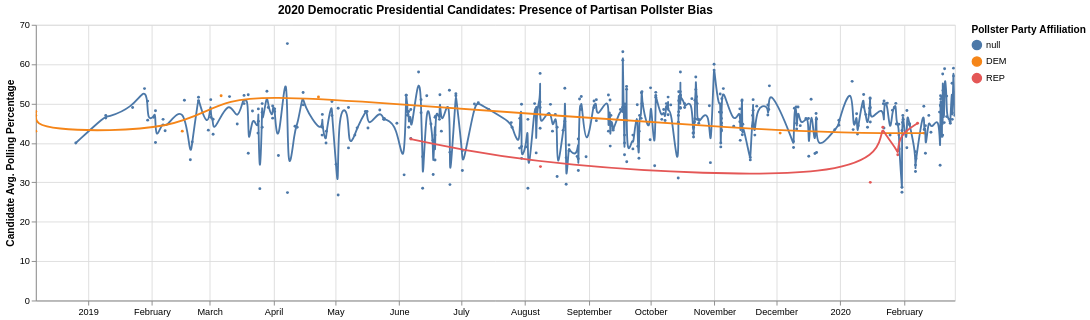

Write a Vega-Lite specification for this figure.
### Vega specification from a JSON file in a GitHub repository (floating-point values rounded to 4 significant figures; data arrays with more than 128 entries replaced by an {"elided": "..."} marker saying what was removed)
{"$schema": "https://vega.github.io/schema/vega/v5.json", "background": "white", "padding": 5, "width": 1000, "height": 300, "title": {"text": "2020 Democratic Presidential Candidates: Presence of Partisan Pollster Bias", "frame": "group"}, "style": "cell", "data": [{"name": "selector001_store"}, {"name": "selector002_store"}, {"name": "data-5e3003aaffc4c13de4382052ecba5c57", "values": {"elided": "1549 records"}}, {"name": "data_0", "source": "data-5e3003aaffc4c13de4382052ecba5c57", "transform": [{"type": "formula", "expr": "toDate(datum[\"created_at\"])", "as": "created_at"}]}, {"name": "data_1", "source": "data_0", "transform": [{"type": "filter", "expr": "(isDate(datum[\"created_at\"]) || (isValid(datum[\"created_at\"]) && isFinite(+datum[\"created_at\"])))"}]}, {"name": "data_2", "source": "data_0", "transform": [{"type": "formula", "expr": "hours(datum.created_at) != hours(datum.utc) ? true : false", "as": "compliant"}, {"type": "aggregate", "groupby": ["partisan", "created_at"], "ops": ["mean"], "fields": ["pct"], "as": ["mean_pct"]}]}, {"name": "data_3", "source": "data_2", "transform": [{"type": "filter", "expr": "(isDate(datum[\"created_at\"]) || (isValid(datum[\"created_at\"]) && isFinite(+datum[\"created_at\"])))"}]}, {"name": "data_4", "source": "data_0", "transform": [{"type": "filter", "expr": "(vlSelectionTest(\"selector002_store\", datum))"}, {"type": "filter", "expr": "(isDate(datum[\"created_at\"]) || (isValid(datum[\"created_at\"]) && isFinite(+datum[\"created_at\"])))"}]}], "signals": [{"name": "unit", "value": {}, "on": [{"events": "mousemove", "update": "isTuple(group()) ? group() : unit"}]}, {"name": "selector001", "update": "{\"created_at\": selector001_created_at}"}, {"name": "selector001_created_at"}, {"name": "selector002", "update": "vlSelectionResolve(\"selector002_store\", \"union\")"}, {"name": "selector001_created_at", "on": [{"events": {"signal": "selector001_translate_delta"}, "update": "panLinear(selector001_translate_anchor.extent_x, -selector001_translate_delta.x / width)"}, {"events": {"signal": "selector001_zoom_delta"}, "update": "zoomLinear(domain(\"x\"), selector001_zoom_anchor.x, selector001_zoom_delta)"}, {"events": [{"source": "scope", "type": "dblclick"}], "update": "null"}], "push": "outer"}, {"name": "selector001_tuple", "on": [{"events": [{"signal": "selector001_created_at"}], "update": "selector001_created_at ? {unit: \"layer_0_layer_0\", fields: selector001_tuple_fields, values: [selector001_created_at]} : null"}]}, {"name": "selector001_tuple_fields", "value": [{"field": "created_at", "channel": "x", "type": "R"}]}, {"name": "selector001_translate_anchor", "value": {}, "on": [{"events": [{"source": "scope", "type": "mousedown"}], "update": "{x: x(unit), y: y(unit), extent_x: domain(\"x\")}"}]}, {"name": "selector001_translate_delta", "value": {}, "on": [{"events": [{"source": "window", "type": "mousemove", "consume": true, "between": [{"source": "scope", "type": "mousedown"}, {"source": "window", "type": "mouseup"}]}], "update": "{x: selector001_translate_anchor.x - x(unit), y: selector001_translate_anchor.y - y(unit)}"}]}, {"name": "selector001_zoom_anchor", "on": [{"events": [{"source": "scope", "type": "wheel", "consume": true}], "update": "{x: invert(\"x\", x(unit)), y: invert(\"y\", y(unit))}"}]}, {"name": "selector001_zoom_delta", "on": [{"events": [{"source": "scope", "type": "wheel", "consume": true}], "force": true, "update": "pow(1.001, event.deltaY * pow(16, event.deltaMode))"}]}, {"name": "selector001_modify", "on": [{"events": {"signal": "selector001_tuple"}, "update": "modify(\"selector001_store\", selector001_tuple, true)"}]}, {"name": "selector002_tuple", "on": [{"events": [{"source": "scope", "type": "mouseover", "markname": "layer_1_voronoi"}], "update": "datum && item().mark.marktype !== 'group' ? {unit: \"layer_1\", fields: selector002_tuple_fields, values: [(item().isVoronoi ? datum.datum : datum)[\"created_at\"]]} : null", "force": true}, {"events": [{"source": "scope", "type": "dblclick"}], "update": "null"}]}, {"name": "selector002_tuple_fields", "value": [{"type": "E", "field": "created_at"}]}, {"name": "selector002_modify", "on": [{"events": {"signal": "selector002_tuple"}, "update": "modify(\"selector002_store\", selector002_tuple, true)"}]}], "marks": [{"name": "layer_0_layer_0_marks", "type": "symbol", "clip": true, "style": ["circle"], "interactive": true, "from": {"data": "data_3"}, "encode": {"update": {"size": {"value": 10}, "interpolate": {"value": "basis"}, "fill": {"scale": "color", "field": "partisan"}, "x": {"scale": "x", "field": "created_at"}, "y": {"scale": "y", "field": "mean_pct"}, "shape": {"value": "circle"}}}}, {"name": "layer_0_layer_1_pathgroup", "type": "group", "from": {"facet": {"name": "faceted_path_layer_0_layer_1_main", "data": "data_2", "groupby": ["partisan"]}}, "encode": {"update": {"width": {"field": {"group": "width"}}, "height": {"field": {"group": "height"}}}}, "marks": [{"name": "layer_0_layer_1_marks", "type": "line", "clip": true, "style": ["line"], "sort": {"field": "datum[\"created_at\"]"}, "interactive": false, "from": {"data": "faceted_path_layer_0_layer_1_main"}, "encode": {"update": {"interpolate": {"value": "basis"}, "stroke": {"scale": "color", "field": "partisan"}, "x": {"scale": "x", "field": "created_at"}, "y": {"scale": "y", "field": "mean_pct"}, "defined": {"signal": "isValid(datum[\"created_at\"]) && isFinite(+datum[\"created_at\"]) && isValid(datum[\"mean_pct\"]) && isFinite(+datum[\"mean_pct\"])"}}}}]}, {"name": "layer_1_marks", "type": "symbol", "clip": true, "style": ["circle"], "interactive": true, "from": {"data": "data_1"}, "encode": {"update": {"opacity": {"value": 0}, "fill": {"value": "#4c78a8"}, "tooltip": {"signal": "{\"answer\": ''+datum[\"answer\"], \"candidate_party\": ''+datum[\"candidate_party\"], \"pct\": format(datum[\"pct\"], \"\"), \"fte_grade\": ''+datum[\"fte_grade\"], \"partisan\": ''+datum[\"partisan\"], \"created_at\": timeFormat(datum[\"created_at\"], '%b %d, %Y')}"}, "x": {"scale": "x", "field": "created_at"}, "y": {"signal": "height", "mult": 0.5}, "shape": {"value": "circle"}}}}, {"name": "layer_1_voronoi", "type": "path", "interactive": true, "from": {"data": "layer_1_marks"}, "encode": {"update": {"fill": {"value": "transparent"}, "strokeWidth": {"value": 0.35}, "stroke": {"value": "transparent"}, "isVoronoi": {"value": true}, "tooltip": {"signal": "{\"answer\": ''+datum.datum[\"answer\"], \"candidate_party\": ''+datum.datum[\"candidate_party\"], \"pct\": format(datum.datum[\"pct\"], \"\"), \"fte_grade\": ''+datum.datum[\"fte_grade\"], \"partisan\": ''+datum.datum[\"partisan\"], \"created_at\": timeFormat(datum.datum[\"created_at\"], '%b %d, %Y')}"}}}, "transform": [{"type": "voronoi", "x": {"expr": "datum.datum.x || 0"}, "y": {"expr": "datum.datum.y || 0"}, "size": [{"signal": "width"}, {"signal": "height"}]}]}, {"name": "layer_2_marks", "type": "symbol", "clip": true, "style": ["point"], "interactive": false, "from": {"data": "data_3"}, "encode": {"update": {"size": {"value": 300}, "fill": {"value": "transparent"}, "stroke": {"scale": "color", "field": "partisan"}, "opacity": [{"test": "(vlSelectionTest(\"selector002_store\", datum))", "value": 1}, {"value": 0}], "x": {"scale": "x", "field": "created_at"}, "y": {"scale": "y", "field": "mean_pct"}}}}, {"name": "layer_3_marks", "type": "rule", "clip": true, "style": ["rule"], "interactive": false, "from": {"data": "data_4"}, "encode": {"update": {"stroke": {"value": "lightgray"}, "x": {"scale": "x", "field": "created_at"}, "y": {"value": 0}, "y2": {"field": {"group": "height"}}}}}], "scales": [{"name": "x", "type": "time", "domain": {"fields": [{"data": "data_3", "field": "created_at"}, {"data": "data_2", "field": "created_at"}, {"data": "data_1", "field": "created_at"}, {"data": "data_4", "field": "created_at"}]}, "domainRaw": {"signal": "selector001[\"created_at\"]"}, "range": [0, {"signal": "width"}]}, {"name": "y", "type": "linear", "domain": {"fields": [{"data": "data_3", "field": "mean_pct"}, {"data": "data_2", "field": "mean_pct"}]}, "range": [{"signal": "height"}, 0], "nice": true, "zero": true}, {"name": "color", "type": "ordinal", "domain": {"fields": [{"data": "data_3", "field": "partisan"}, {"data": "data_2", "field": "partisan"}], "sort": true}, "range": "category"}], "axes": [{"scale": "x", "orient": "bottom", "gridScale": "y", "grid": true, "tickCount": {"signal": "ceil(width/40)"}, "domain": false, "labels": false, "maxExtent": 0, "minExtent": 0, "ticks": false, "zindex": 0}, {"scale": "y", "orient": "left", "gridScale": "x", "grid": true, "tickCount": {"signal": "ceil(height/40)"}, "domain": false, "labels": false, "maxExtent": 0, "minExtent": 0, "ticks": false, "zindex": 0}, {"scale": "x", "orient": "bottom", "grid": false, "labelFlush": true, "labelOverlap": true, "tickCount": {"signal": "ceil(width/40)"}, "zindex": 0}, {"scale": "y", "orient": "left", "grid": false, "title": "Candidate Avg. Polling Percentage", "labelOverlap": true, "tickCount": {"signal": "ceil(height/40)"}, "zindex": 0}], "legends": [{"title": "Pollster Party Affiliation", "fill": "color", "symbolType": "circle", "stroke": "color", "encode": {"symbols": {"update": {"opacity": {"value": 1}}}}}], "config": {}}
